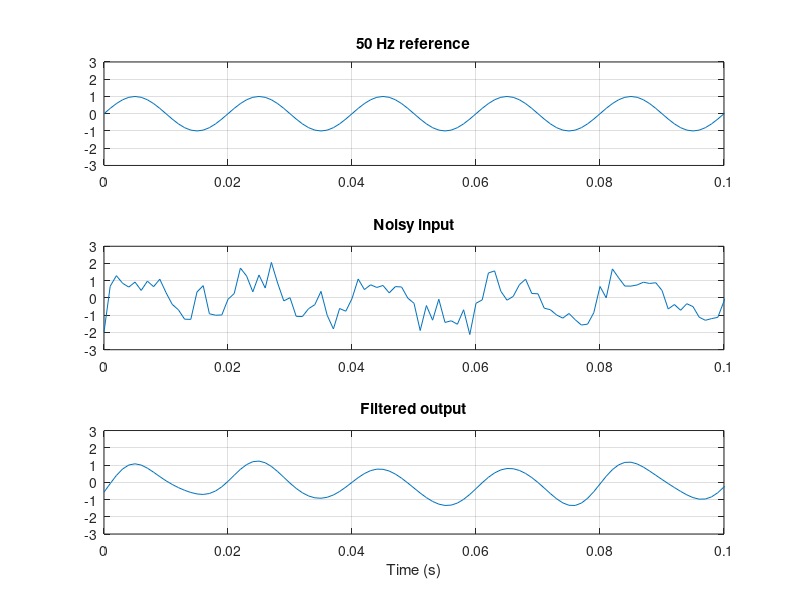
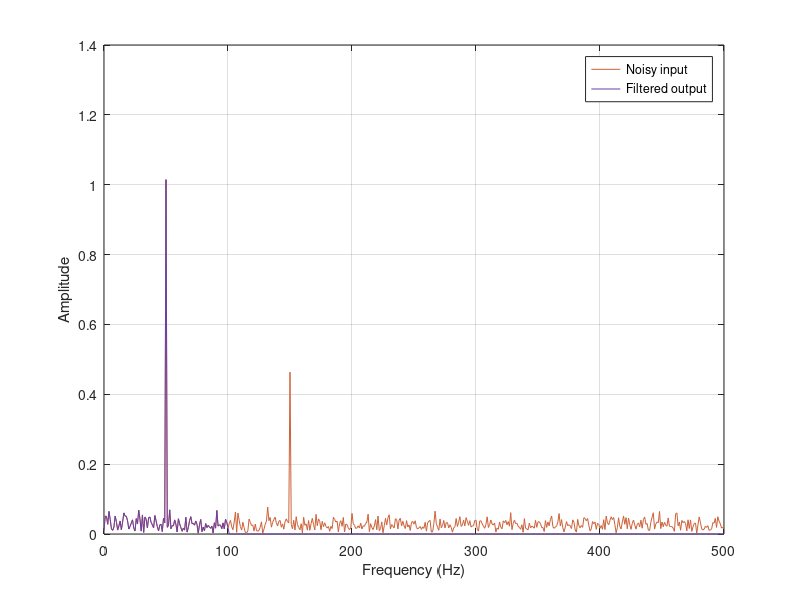
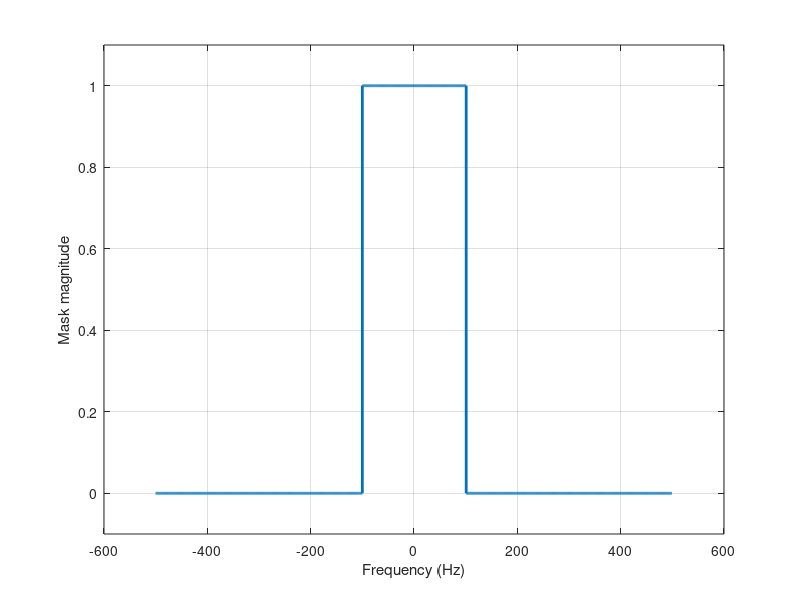

The MATLAB source for these figures, in order:
% Reproducible frequency-domain analysis of the Signals.m experiment.
% Park-Miller + Box-Muller noise for matching the published numerical example.
% Original coursework script Signals.m remains unchanged.
clear; close all; clc;
fs = 1000; N = 1000; t = (0:N-1)/fs;
f1 = 50; f2 = 150; fc = 100;
desired = sin(2*pi*f1*t);
signal = desired + 0.5*sin(2*pi*f2*t);
state = 42; noise = zeros(1,N);
for k = 1:N
    state = mod(16807*state,2147483647); u1 = state/2147483647;
    state = mod(16807*state,2147483647); u2 = state/2147483647;
    noise(k) = 0.5*sqrt(-2*log(u1))*cos(2*pi*u2);
end
noisy = signal + noise;
frequencies = (-N/2:N/2-1)*fs/N;
X = fftshift(fft(noisy));
H = double(abs(frequencies)<=fc);
Y = X.*H;
filtered = real(ifft(ifftshift(Y)));
rmse = @(x) sqrt(mean((x-desired).^2));
snr_db = @(x) 10*log10(sum(desired.^2)/sum((x-desired).^2));
fprintf('Input RMSE: %.6f\nOutput RMSE: %.6f\n',rmse(noisy),rmse(filtered));
fprintf('Input SNR: %.6f dB\nOutput SNR: %.6f dB\n',snr_db(noisy),snr_db(filtered));
assert(max(abs(Y(abs(frequencies)>fc)))==0);
assert(max(abs(Y(abs(frequencies)<=fc)-X(abs(frequencies)<=fc)))==0);
figure('Name','Time-domain comparison');
subplot(3,1,1); plot(t,desired); xlim([0 .1]); ylim([-3 3]); grid on; title('50 Hz reference');
subplot(3,1,2); plot(t,noisy); xlim([0 .1]); ylim([-3 3]); grid on; title('Noisy input');
subplot(3,1,3); plot(t,filtered); xlim([0 .1]); ylim([-3 3]); grid on; title('Filtered output'); xlabel('Time (s)');
% One-sided amplitude spectra: DC and Nyquist are not doubled.
A = abs(fft(noisy))/N; B = abs(fft(filtered))/N;
A = A(1:N/2+1); B = B(1:N/2+1);
A(2:end-1)=2*A(2:end-1); B(2:end-1)=2*B(2:end-1);
figure('Name','Spectrum comparison');
plot((0:N/2)*fs/N,A,'Color',[.8 .38 .22]); hold on;
plot((0:N/2)*fs/N,B,'Color',[.41 .25 .65]); grid on;
xlabel('Frequency (Hz)'); ylabel('Amplitude'); legend('Noisy input','Filtered output');
figure('Name','Ideal low-pass mask'); stairs(frequencies,H,'LineWidth',2); grid on;
xlabel('Frequency (Hz)'); ylabel('Mask magnitude'); ylim([-.1 1.1]);
